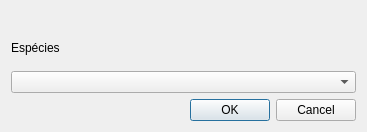
<?xml version="1.0" encoding="UTF-8"?>
<ui version="4.0">
 <class>DialogChooseSpecie</class>
 <widget class="QDialog" name="DialogChooseSpecie">
  <property name="geometry">
   <rect>
    <x>0</x>
    <y>0</y>
    <width>367</width>
    <height>132</height>
   </rect>
  </property>
  <property name="windowTitle">
   <string>Espécies</string>
  </property>
  <layout class="QVBoxLayout" name="verticalLayout">
   <item>
    <widget class="QLabel" name="warn">
     <property name="sizePolicy">
      <sizepolicy hsizetype="Maximum" vsizetype="Maximum">
       <horstretch>0</horstretch>
       <verstretch>0</verstretch>
      </sizepolicy>
     </property>
     <property name="font">
      <font>
       <weight>75</weight>
       <italic>true</italic>
       <bold>true</bold>
      </font>
     </property>
     <property name="text">
      <string/>
     </property>
    </widget>
   </item>
   <item>
    <widget class="QLabel" name="label">
     <property name="text">
      <string>Espécies</string>
     </property>
    </widget>
   </item>
   <item>
    <widget class="QComboBox" name="species"/>
   </item>
   <item>
    <widget class="QDialogButtonBox" name="buttonBox">
     <property name="orientation">
      <enum>Qt::Horizontal</enum>
     </property>
     <property name="standardButtons">
      <set>QDialogButtonBox::Cancel|QDialogButtonBox::Ok</set>
     </property>
    </widget>
   </item>
  </layout>
 </widget>
 <resources/>
 <connections>
  <connection>
   <sender>buttonBox</sender>
   <signal>accepted()</signal>
   <receiver>DialogChooseSpecie</receiver>
   <slot>accept()</slot>
   <hints>
    <hint type="sourcelabel">
     <x>248</x>
     <y>254</y>
    </hint>
    <hint type="destinationlabel">
     <x>157</x>
     <y>274</y>
    </hint>
   </hints>
  </connection>
  <connection>
   <sender>buttonBox</sender>
   <signal>rejected()</signal>
   <receiver>DialogChooseSpecie</receiver>
   <slot>reject()</slot>
   <hints>
    <hint type="sourcelabel">
     <x>316</x>
     <y>260</y>
    </hint>
    <hint type="destinationlabel">
     <x>286</x>
     <y>274</y>
    </hint>
   </hints>
  </connection>
 </connections>
</ui>
